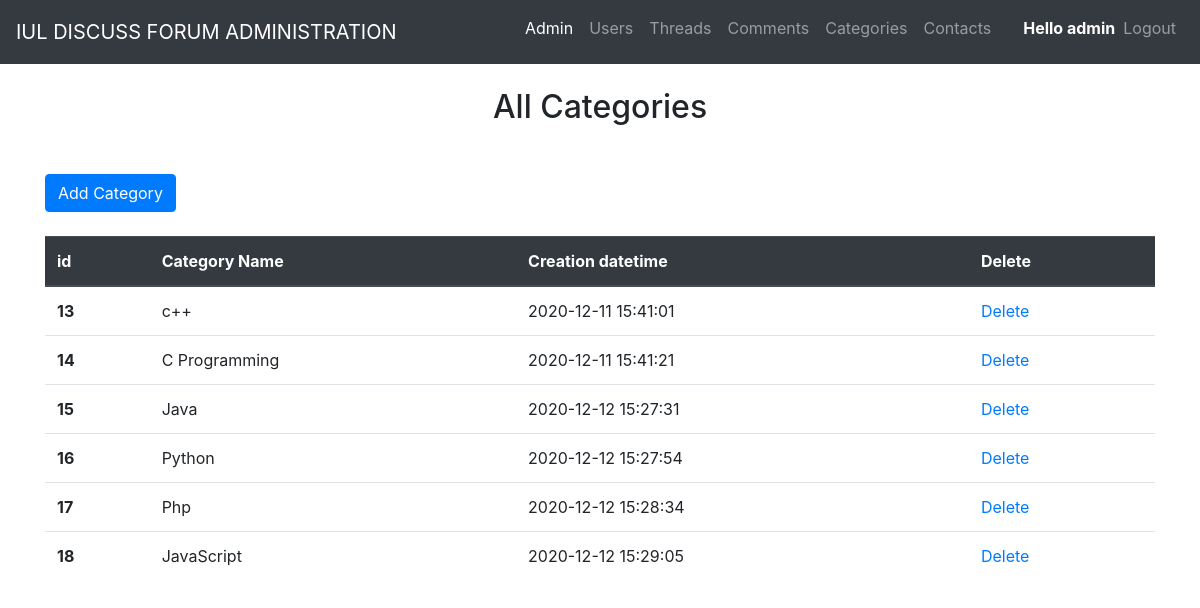
The app's page /admin/category.php (signed in) with its own data.
### tables this page shows
CREATE TABLE `categories` (
  `category_id` int(255) NOT NULL,
  `category_name` varchar(255) NOT NULL,
  `category_description` text NOT NULL,
  `no_of_post` int(255) NOT NULL,
  `category_datetime` datetime NOT NULL DEFAULT current_timestamp()
);

### admin/category.php (the view, shortened to what this page needs)
<?php
 include 'layout.php';
?>
<div class="container mx-auto my-4">
    <h2 class="text-center my-4">All Categories</h2>
    <a href="addcategory.php" class="btn btn-primary my-4" role="button" aria-pressed="true">Add Category</a>
    <table class="table">
        <thead class="thead-dark">
            <tr>
                <th scope="col">id</th>
                <th scope="col">Category Name</th>
                <th scope="col">Creation datetime</th>
                <th scope="col">Delete</th>
            </tr>
        </thead>
        <tbody>
        <?php
       include 'db_connect.php';
       $sql = "SELECT * FROM `categories`";
       $result = mysqli_query($conn,$sql);
       if($num = mysqli_num_rows($result) > 0){
           while($row = mysqli_fetch_assoc($result)){
           echo '<tr>
                    <th>'.$row["category_id"].'</th>
                    <td>'.$row["category_name"].'</td>
                    <td>'.$row["category_datetime"].'</td>
                    <td><a href="delete_category.php?category_id='.$row['category_id'].'"> Delete</a></td>
                </tr>';
           }
        }
        ?>
        </tbody>
    </table>
</div>

### records on screen
categories: category_id "13", category_name "c++", category_datetime "2020-12-11 15:41:01"
categories: category_id "14", category_name "C Programming", category_datetime "2020-12-11 15:41:21"
categories: category_id "15", category_name "Java", category_datetime "2020-12-12 15:27:31"
categories: category_id "16", category_name "Python", category_datetime "2020-12-12 15:27:54"
categories: category_id "17", category_name "Php", category_datetime "2020-12-12 15:28:34"
categories: category_id "18", category_name "JavaScript", category_datetime "2020-12-12 15:29:05"

### other values on screen
$_SESSION['admin_username'] "admin"
